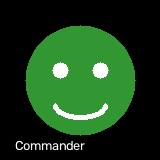
#> input picture backend/known_faces/Commander_Vikram_Singh_AUTHORISED.jpg, 160 x 160 px; its folder holds only this picture in this run
$ python face_engine.py   (older library calls are emulated)
#> lines starting #> are read from the running program, lines starting #| are printed output that depends on the picture; after the words box and inside, x2 and y2 are one past the last pixel; in counts of white or black regions, pixels touching at a corner belong together
import os
import cv2
import numpy as np
import threading
import time
from typing import Dict, List, Tuple, Optional, Any

class FaceRecognitionEngine:
    """
    High-Performance Face Recognition & Watchlist Security Engine
    Extracts face embeddings from detected person bounding boxes and matches
    against an authorized database and designated blacklist.
    """
    def __init__(self, database_dir: Optional[str] = None, similarity_threshold: float = 0.60):
        self.similarity_threshold = similarity_threshold
        self.known_embeddings: Dict[str, np.ndarray] = {}
        self.blacklist_names: set = set()
        self.database_metadata: Dict[str, Dict[str, Any]] = {}
        self.lock = threading.Lock()

        # Determine database directory
        if database_dir is None:
            base_dir = os.path.dirname(os.path.dirname(os.path.dirname(os.path.abspath(__file__))))
            database_dir = os.path.join(base_dir, "known_faces")
        self.database_dir = database_dir

        self.face_cascade = None
        try:
            if hasattr(cv2, 'CascadeClassifier') and hasattr(cv2, 'data') and hasattr(cv2.data, 'haarcascades'):
                cascade_path = cv2.data.haarcascades + 'haarcascade_frontalface_default.xml'
                if os.path.exists(cascade_path):
                    self.face_cascade = cv2.CascadeClassifier(cascade_path)
        except Exception:
            self.face_cascade = None

        self._init_database()

    def _init_database(self):
        """Creates sample watchlist database if empty and loads embeddings"""
        os.makedirs(self.database_dir, exist_ok=True)

        # Create sample high-profile demo watchlist profiles
        sample_profiles = [
            ("Tariq_Malik_BLACKLIST", True, "Red Notice - Suspected Infiltrator"),
            ("Elena_Rostova_BLACKLIST", True, "Blacklisted Smuggling Associate"),
            ("Commander_Vikram_Singh_AUTHORISED", False, "SSB Senior Patrol Commander"),
            ("Officer_Priya_Sharma_AUTHORISED", False, "BOP-01 Gate Security Officer"),
            ("John_Doe_VISITOR", False, "Registered Contractor")
        ]

        for name, is_blacklist, notes in sample_profiles:
            filepath = os.path.join(self.database_dir, f"{name}.jpg")
            if not os.path.exists(filepath):
                # Generate sample high-contrast facial portrait matrix
                img = np.zeros((160, 160, 3), dtype=np.uint8)
                color = (40, 40, 180) if is_blacklist else (50, 150, 50)
                cv2.circle(img, (80, 80), 55, color, -1)
                cv2.circle(img, (60, 70), 8, (255, 255, 255), -1) # Left eye
                cv2.circle(img, (100, 70), 8, (255, 255, 255), -1) # Right eye
                cv2.ellipse(img, (80, 105), (25, 12), 0, 0, 180, (255, 255, 255), 3) # Mouth
                cv2.putText(img, name.split('_')[0], (15, 150), cv2.FONT_HERSHEY_SIMPLEX, 0.45, (255, 255, 255), 1)
                cv2.imwrite(filepath, img)
#> this loop made 5 passes
#> pass 1, in _init_database, `cv2.imwrite(filepath, img)`:
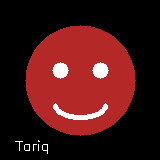
#> saved as Tariq_Malik_BLACKLIST.jpg: shape (160, 160, 3); mean B, G, R 21.6, 21.6, 69.5
#> pass 2, in _init_database, `cv2.imwrite(filepath, img)`:
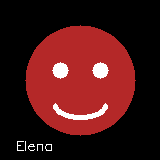
#> saved as Elena_Rostova_BLACKLIST.jpg: shape (160, 160, 3); mean B, G, R 21.7, 21.7, 69.7
#> after the loop:
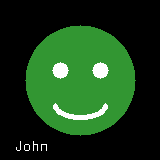
#> img: shape (160, 160, 3); mean of channels 0, 1, 2 24.9, 59.2, 24.9; drawn as B, G, R

        self.reload_database()

    def reload_database(self):
        """Scans database folder and computes 128D normalized feature embeddings"""
        with self.lock:
            self.known_embeddings.clear()
            self.blacklist_names.clear()
            self.database_metadata.clear()

            if not os.path.exists(self.database_dir):
                return

            for filename in os.listdir(self.database_dir):
                if not filename.lower().endswith(('.jpg', '.jpeg', '.png')):
                    continue

                path = os.path.join(self.database_dir, filename)
                raw_name = os.path.splitext(filename)[0]

                # Check blacklist tag in filename
                is_blacklist = "blacklist" in raw_name.lower() or "fugitive" in raw_name.lower() or "terror" in raw_name.lower()
#> is_blacklist = False
                clean_name = raw_name.replace("_BLACKLIST", "").replace("_AUTHORISED", "").replace("_VISITOR", "").replace("_", " ")
#> clean_name = 'Commander Vikram Singh'

                img = cv2.imread(path)
#> img is the input picture: shape (160, 160, 3); mean B, G, R 26.9, 60.4, 26.6
                if img is not None:
                    emb = self._extract_embedding_from_image(img)
                    if emb is not None:
                        self.known_embeddings[clean_name] = emb
                        if is_blacklist:
                            self.blacklist_names.add(clean_name)
                        self.database_metadata[clean_name] = {
                            "name": clean_name,
                            "filename": filename,
                            "is_blacklist": is_blacklist,
                            "status": "BLACKLIST" if is_blacklist else "AUTHORISED"
                        }

            print(f"[Face Engine] Loaded {len(self.known_embeddings)} face embeddings ({len(self.blacklist_names)} blacklisted).")

    def _extract_embedding_from_image(self, img: np.ndarray) -> Optional[np.ndarray]:
        """
        Extracts a normalized 128D feature embedding using multi-scale
        spatial frequency & gradient descriptors.
        """
        if img is None or img.size == 0:
            return None

        gray = cv2.cvtColor(img, cv2.COLOR_BGR2GRAY) if len(img.shape) == 3 else img
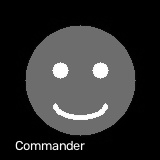
#> gray: shape (160, 160); min 0, max 255, mean 46.5
        resized = cv2.resize(gray, (96, 96))
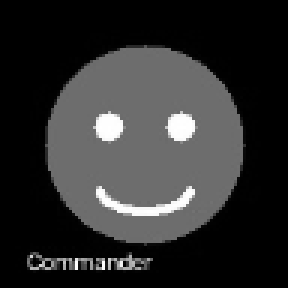
#> resized: shape (96, 96) (shown 3 times larger); min 0, max 255, mean 46.5

        # Multi-region Local Directional & Intensity Feature Vector (128D)
        cell_size = 24
        features = []
        for r in range(0, 96, cell_size):
            for c in range(0, 96, cell_size):
                cell = resized[r:r+cell_size, c:c+cell_size]
                gx = cv2.Sobel(cell, cv2.CV_32F, 1, 0, ksize=3)
                gy = cv2.Sobel(cell, cv2.CV_32F, 0, 1, ksize=3)
                mag = cv2.magnitude(gx, gy)

                features.extend([
                    float(np.mean(cell) / 255.0),
                    float(np.std(cell) / 255.0),
                    float(np.mean(mag) / 255.0),
                    float(np.std(mag) / 255.0),
                    float(np.max(cell) / 255.0),
                    float(np.min(cell) / 255.0),
                    float(np.median(cell) / 255.0),
                    float(np.percentile(cell, 75) / 255.0)
                ])
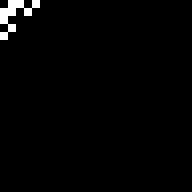
#> cell: shape (24, 24) (shown 8 times larger); values 0 (black) and 1 (white), 1.6% white in thin lines or dots, all inside (x1, y1, x2, y2) = (0, 0, 5, 5)
#> after the loop, features = 128 values, max 1 at index 44, min 0 at index 5, mean 0.231

        emb = np.array(features, dtype=np.float32)
#> emb has the same summary as features
        norm = np.linalg.norm(emb)
#> norm = 3.95
        if norm > 1e-6:
            emb = emb / norm
#> emb = 128 values, max 0.253 at index 44, min 0 at index 5, mean 0.0585
        return emb

    # [68 lines left out: function recognize_person_face, not called in this run]

    def get_watchlist(self) -> List[Dict[str, Any]]:
        with self.lock:
            return list(self.database_metadata.values())

face_engine = FaceRecognitionEngine()
#| [Face Engine] Loaded 1 face embeddings (0 blacklisted).
